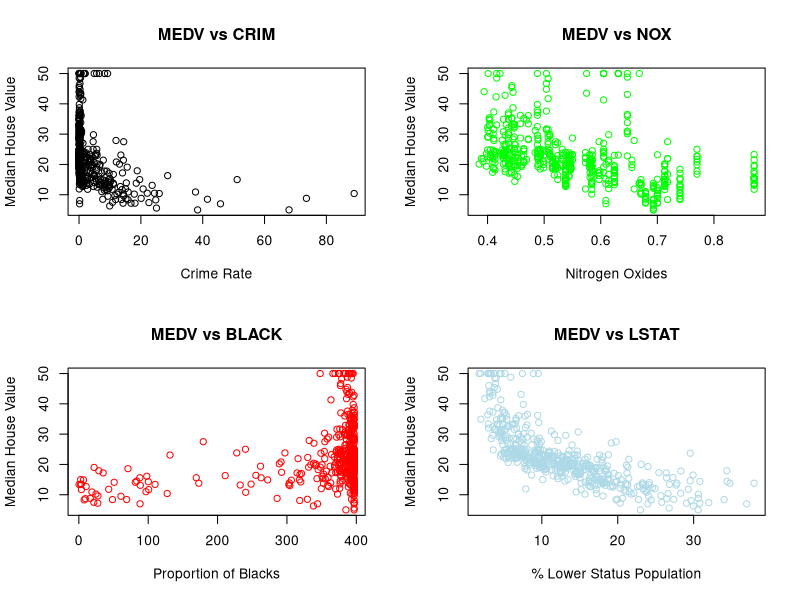
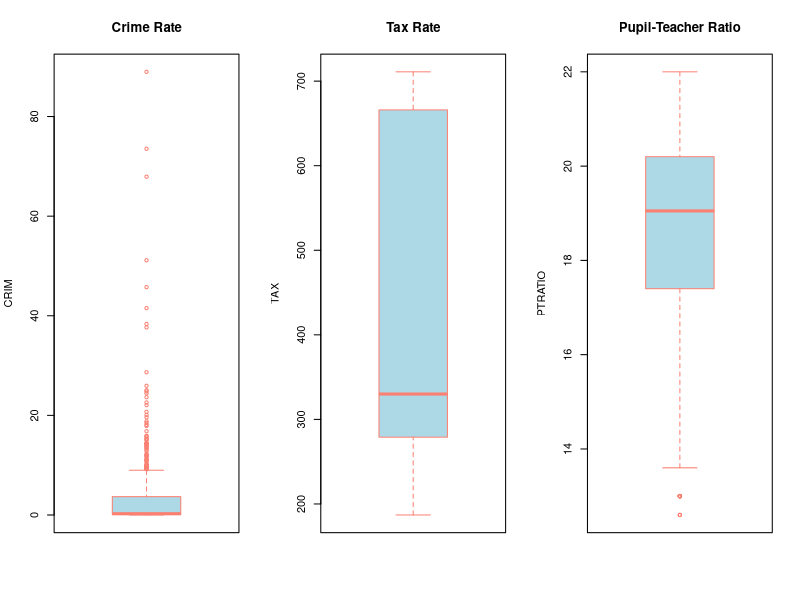

These figures' R source, in order:
## ---- chunk 1
library(MASS)
data(Boston)
## ---- chunk 2
str(Boston)
## ---- chunk 3
# A smaller data set of Boston containing the variables mentioned
boston_small = Boston[, c("medv", "crim", "nox", "black", "lstat")]


# Scatter plot of median value of owner occupied home (response variable) against each predictor
par(mfrow = c(2, 2))

plot(boston_small$crim, boston_small$medv, xlab = "Crime Rate", ylab = "Median House Value", main = "MEDV vs CRIM",col="black")


plot(boston_small$nox, boston_small$medv, xlab = "Nitrogen Oxides", ylab = "Median House Value", main = "MEDV vs NOX",col="green")


plot(boston_small$black, boston_small$medv, xlab = "Proportion of Blacks", ylab = "Median House Value", main = "MEDV vs BLACK",col="red")


plot(boston_small$lstat, boston_small$medv, xlab = "% Lower Status Population", ylab = "Median House Value", main = "MEDV vs LSTAT",col="lightblue")

## ---- chunk 4
min_medianval = min(boston_small$medv)
min_medianval
min_sub = boston_small[which.min(boston_small$medv),]
min_sub
vars = c("crim","nox","black","lstat")
perc = sapply(vars,function(v){ecdf(Boston[[v]])(Boston[which.min(boston_small$medv),v])})
perc
## ---- chunk 5
par(mfrow = c(1, 3))


boxplot(Boston$crim, main = "Crime Rate", ylab = "CRIM",col="lightblue",border = "salmon")
boxplot(Boston$tax, main = "Tax Rate", ylab = "TAX",col="lightblue",border = "salmon")
boxplot(Boston$ptratio, main = "Pupil-Teacher Ratio", ylab = "PTRATIO",col="lightblue",border="salmon")
## ---- chunk 6
crim_outliers = which(Boston$crim %in% boxplot.stats(Boston$crim)$out)
tax_outliers = which(Boston$tax %in% boxplot.stats(Boston$tax)$out)
ptr_outliers = which(Boston$ptratio %in% boxplot.stats(Boston$ptratio)$out)


crim_outliers
tax_outliers
ptr_outliers
